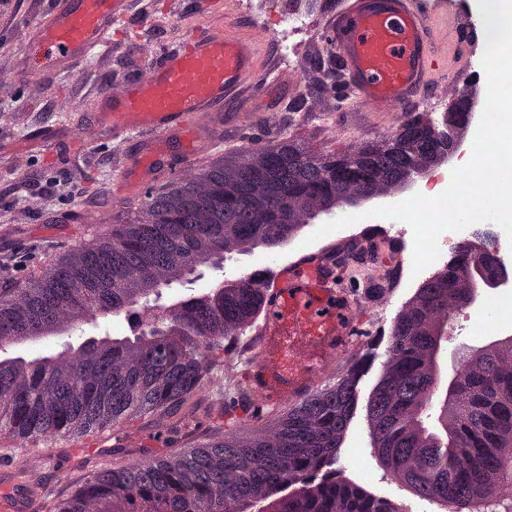
#> input picture tissuemap/ressources/normalization_template.jpg, 512 x 512 px, found by its file name
$ python normalize_training_data.py
#> lines starting #> are read from the running program, lines starting #| are printed output that depends on the picture
#> in renorm_dataset, target is the input picture: PIL image 512x512 RGB; mean R, G, B 151.1, 99.3, 138.1
### tissuemap/features/normalizer/utils.py
from __future__ import division
from concurrent import futures
from typing import Dict, Tuple
import numpy as np
from numba import njit
from tqdm import tqdm


def standardize_brightness(I: np.ndarray) -> np.ndarray:
    p = np.percentile(I, 90)
#> p = 234
    return np.clip(I * 255.0 / p, 0, 255).astype(np.uint8)


def remove_zeros(I: np.ndarray) -> np.ndarray:
    """
    Remove zeros, replace with 1's.
    :param I: uint8 array
    """
    I[(I == 0)] = 1
    return I


# [11 lines left out: function RGB_to_OD, not called in this run]


def RGB_to_OD_nojit(I: np.ndarray) -> np.ndarray:
    """
    Convert from RGB to optical density (OD_RGB) space.

    RGB = 255 * exp(-1*OD_RGB).

    :param I: Image RGB uint8.
    :return: Optical denisty RGB image.
    """
    return np.maximum(-1 * np.log(I / 255), 1e-6)
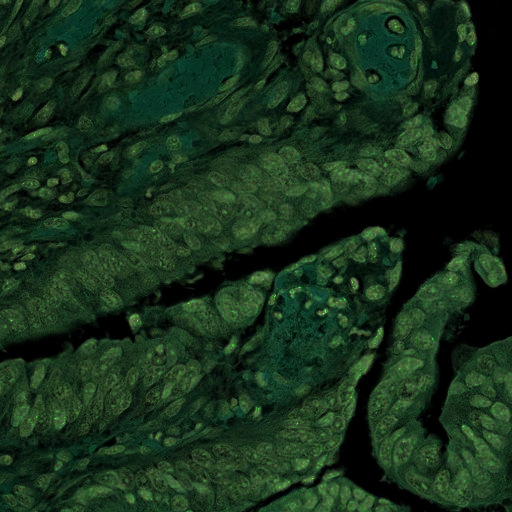
#> returned value: shape (512, 512, 3) float64; mean of channels 0, 1, 2 0.514, 1.06, 0.594; drawn with min black and max white


# [12 lines left out: function OD_to_RGB, not called in this run]


def normalize_rows(A: np.ndarray) -> np.ndarray:
    """
    Normalize rows of an array
    :param A:
    :return:
    """
    return A / np.linalg.norm(A, axis=1)[:, None]


# [67 lines left out: functions principle_colors, get_phi, get_principle_colors, calc_hematoxylin, norm_patch, norm_patch_fn, not called in this run]


def get_target_concentrations(arr: np.ndarray, stain_matrix: np.ndarray) -> np.ndarray:
    """
    Get concentrations, a npix x 2 matrix
    :param I:
    :param stain_matrix: a 2x3 stain matrix
    :return:
    """
    arr = remove_zeros(arr)
    OD = RGB_to_OD_nojit(arr).reshape((-1, 3)) # runs ~2x faster without jit :/
    try:
        # stain_matrix.T @ x = OD.T
        x, *_ = np.linalg.lstsq(stain_matrix.T, OD.T, rcond=None)
        x = x.T
    except Exception as e:
        print(e)
        x = None
    return x


# [23 lines left out: function get_src_concentration, not called in this run]

### tissuemap/features/normalizer/normalizer.py
"""
Stain normalization based on the method of:

M. Macenko et al., ‘A method for normalizing histology slides for quantitative analysis’, in 2009 IEEE International Symposium on Biomedical Imaging: From Nano to Macro, 2009, pp. 1107–1110.

For the original implementation see: https://github.com/Peter554/StainTools
"""
from __future__ import division
import time
from concurrent import futures
from typing import Dict, Tuple
import numpy as np
from tqdm import tqdm

from . import utils


class MacenkoNormalizer:
    """
    A stain normalization using the methods proposed by Macenko et al.
    """

    def __init__(self):
        self.stain_matrix_target = None
        self.target_concentrations = None
        self.maxC_target = None

    def fit(self, target):
        target = utils.standardize_brightness(target)
        self.stain_matrix_target = self.get_stain_matrix(target)
        self.target_concentrations = utils.get_target_concentrations(
            target, self.stain_matrix_target
        )
        self.maxC_target = np.percentile(self.target_concentrations, 99, axis=0)[None]

    # [60 lines left out: functions transform, _norm_patches, not called in this run]

    def target_stains(self):
        return utils.OD_to_RGB(self.stain_matrix_target)

    @staticmethod
    def get_stain_matrix(
        I: np.ndarray, luminosity_threshold: float = 0.15, angular_percentile: int = 99
    ) -> np.ndarray:
        """
        Stain matrix estimation via method of:
        M. Macenko et al. 'A method for normalizing histology slides for quantitative analysis'

        :param I: Image RGB uint8.
        :param luminosity_threshold:
        :param angular_percentile:
        :return:
        """
        # Convert to OD and ignore background
        I = utils.remove_zeros(I)
        OD = utils.RGB_to_OD_nojit(I).reshape(-1, 3)
        OD = OD[(OD > luminosity_threshold).any(axis=1)] # main bottleneck of this function
        # tried using np.ma.masked_array, but this slowed down the following code

        # Eigenvectors of cov in OD space (orthogonal as cov symmetric)
        V = np.linalg.eigh(np.cov(OD, rowvar=False)).eigenvectors
#> V = [[0.198, -0.841, -0.503], [-0.545, 0.331, -0.77], [0.815, 0.427, -0.393]]

        # The two principle eigenvectors
        V = V[:, [2, 1]]
#> V = [[-0.503, -0.841], [-0.77, 0.331], [-0.393, 0.427]]

        # Make sure vectors are pointing the right way
        if V[0, 0] < 0:
            V[:, 0] *= -1
        if V[0, 1] < 0:
            V[:, 1] *= -1

        # Project on this basis.
        That = np.dot(OD, V)
#> That = 228836 pairs, first value 0.117 to 6.37, second value -1.36 to 0.444

        # # Angular coordinates with repect to the prinicple, orthogonal eigenvectors
        phi = np.arctan2(That[:, 1], That[:, 0])

        # # Min and max angles
        minPhi = np.percentile(phi, 100 - angular_percentile)
#> minPhi = -0.452
        maxPhi = np.percentile(phi, angular_percentile)
#> maxPhi = 0.00381

        # the two principle colors
        v1 = np.dot(V, np.array([np.cos(minPhi), np.sin(minPhi)]))
#> v1 = [0.0847, 0.837, 0.54]
        v2 = np.dot(V, np.array([np.cos(maxPhi), np.sin(maxPhi)]))
#> v2 = [0.506, 0.769, 0.391]

        # Order of H and E.
        # H first row.
        if v1[0] > v2[0]:
            HE = np.array([v1, v2])
        else:
            HE = np.array([v2, v1])
#> HE = [[0.506, 0.769, 0.391], [0.0847, 0.837, 0.54]]
        return utils.normalize_rows(HE)

    # [12 lines left out: function hematoxylin, not called in this run]

### tissuemap/misc/normalize_training_data.py
from pathlib import Path
from PIL import Image
import numpy as np
from tqdm import tqdm
import random

from tissuemap.features.normalizer.normalizer import MacenkoNormalizer


def renorm_dataset(dataset_path: Path, normalization_template: Path, batch_size: int = 5_000):
    norm_dataset_path = dataset_path.parent / (dataset_path.name + "-RENORM")
    norm_dataset_path.mkdir(parents=True, exist_ok=True)

    normalizer = MacenkoNormalizer()
    target = Image.open(normalization_template).convert('RGB')
    normalizer.fit(np.array(target))
#> in get_target_concentrations, `x = x.T`: x = 262144 pairs, first value -0.176 to 6.62, second value -0.971 to 3.15
#> in fit, `self.target_concentrations = utils.get_target_concentrations( target, ..`: self.target_concentrations has the same summary as x in get_target_concentrations
#> in fit, `self.maxC_target = np.percentile(self.target_concentrations, 99, axis=..`: self.maxC_target = [[3, 1.38]]
    tile_paths = list(dataset_path.glob("**/*.tif"))
    random.shuffle(tile_paths)


    for i in tqdm(range(0, len(tile_paths), batch_size)):
        tile_batch = tile_paths[i: i+batch_size]
        tiles = np.zeros((len(tile_batch), 224, 224, 3))
        for i, tile_path in enumerate(tqdm(tile_batch, leave=False)):
            tiles[i] = np.array(Image.open(tile_path).convert('RGB'))
        norm_tiles = normalizer.transform(tiles)

        for tile_path, norm_tile in zip(tile_batch, norm_tiles):
            norm_tile_path = norm_dataset_path / tile_path.parent.relative_to(dataset_path)
            norm_tile_path.mkdir(parents=True, exist_ok=True)
            norm_tile_path = norm_tile_path / (tile_path.stem + "_renorm" + tile_path.suffix)
            norm_tile = Image.fromarray(norm_tile)
            norm_tile.save(norm_tile_path)


if __name__ == "__main__":
    normalization_template = Path("/home/aaron/work/EKFZ/tissueMAP/tissuemap/ressources/normalization_template.jpg")
    dataset_path = Path("/home/aaron/work/EKFZ/data/NCT-CRC-HE/NCT-CRC-HE-100K")
    # dataset_path = Path("/home/aaron/work/EKFZ/data/NCT-CRC-HE/CRC-VAL-HE-MERGED")


    renorm_dataset(dataset_path, normalization_template, batch_size=5_000)
